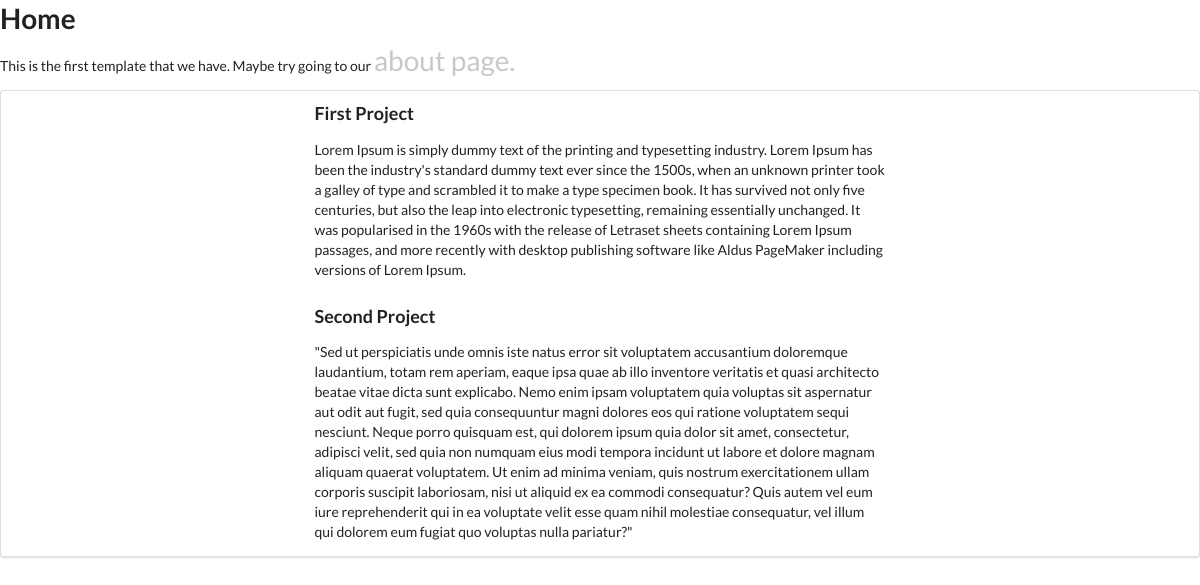
The page / on the database its author committed.
### pages/models.py (models this page shows, shortened)
class Project(models.Model):
    title = models.CharField(max_length=100, blank=False, null=False)
    description = models.TextField(blank=False)

### pages/views.py (the view)
# urls.py: path('', HomeView.as_view()),
class HomeView(TemplateView):
    template_name = 'home.html'
    def get_context_data(self, *args, **kwargs):
        context = super().get_context_data(**kwargs)
        projects = Project.objects.all().order_by('pk')
        context['projects'] = projects
        return context

### pages/templates/home.html (shortened to what this page needs)
<!DOCTYPE html>
<html lang="en" dir="ltr">
  <head>
    <link rel="stylesheet" type="text/css" href="https://cdnjs.cloudflare.com/ajax/libs/semantic-ui/2.4.1/semantic.min.css">
  </head>
  <body>
    <h1>Home</h1>
    <div class="">
      This is the first template that we have. Maybe try going to our
      <a href="/about" style="text-decoration: none; font-size: 2em; color: rgb(200, 200, 200);">about page.</a>
    </div>
    <div class="ui segment">
      {% for project in projects %}
      <div class="ui three column grid">
        <div class="four wide column">
        </div>
        <div class="eight wide column">
          <h3 class="ui header">{{ project.title }}</h3>
          <p class="ui description">{{ project.description }}</p>
        </div>
        <div class="four wide column">
        </div>
      </div>
      {% endfor %}
    </div>
  </body>
</html>

### rows shown on the page
Project: title "First Project", description "Lorem Ipsum is simply dummy text of the printing and typesetting industry. Lorem Ipsum has been the industry's standard dummy text ever since the 1500s, when an unknown printer took a galley of type and scrambled it to make a type specimen book. It has survived not only five centuries, but also the leap into electronic typesetting, remaining essentially unchanged. It was popularised in the 1960s with the release of Letraset sheets containing Lorem Ipsum passages, and more recently with desktop publishing software like Aldus PageMaker including versions of Lorem Ipsum."
Project: title "Second Project", description "\"Sed ut perspiciatis unde omnis iste natus error sit voluptatem accusantium doloremque laudantium, totam rem aperiam, eaque ipsa quae ab illo inventore veritatis et quasi architecto beatae vitae dicta sunt explicabo. Nemo enim ipsam voluptatem quia voluptas sit aspernatur aut odit aut fugit, sed quia consequuntur magni dolores eos qui ratione voluptatem sequi nesciunt. Neque porro quisquam est, qui dolorem ipsum quia dolor sit amet, consectetur, adipisci velit, sed quia non numquam eius modi tempora incidunt ut labore et dolore magnam aliquam quaerat voluptatem. Ut enim ad minima veniam, quis nostrum exercitationem ullam corporis suscipit laboriosam, nisi ut aliquid ex ea commodi…"
